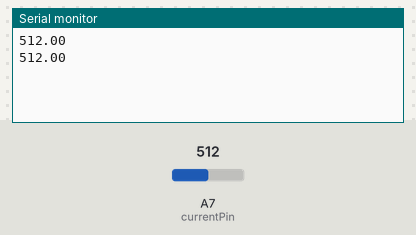
The sketch below on a simulated Arduino Nano, built with avr-gcc and run on an emulated ATmega328P. Shown: the last lines printed to the serial monitor. Inputs (shaded band) come from the test bench; at power-on: A7 (currentPin) = 512.

Above: at 1.8 s.
1.9 s: A7 (currentPin) set to 716
At 2.3 s:
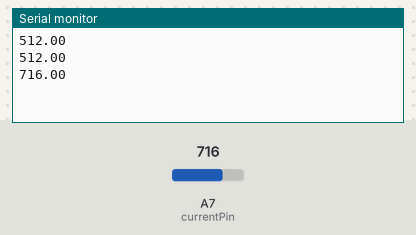
3.4 s: A7 (currentPin) set to 900
At 4.8 s:
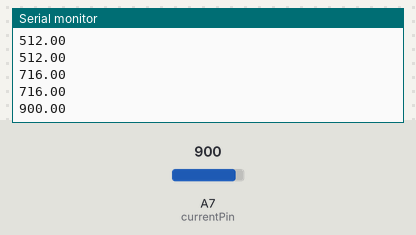
Timing chart, 0 to 6.4 s (numbered marks = the images above; inputs shaded):
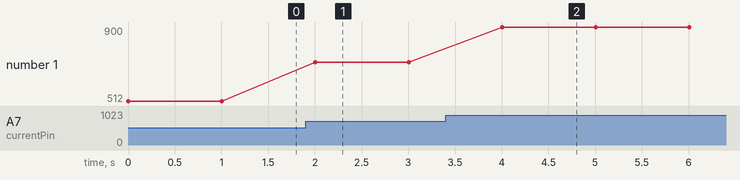

The sketch:

Current_Sensor.ino
```cpp
/*
50A Current Sensor(AC/DC)(SKU:SEN0098) Sample Code
This code shows you how to get raw datas from the sensor through Arduino and convert the raw datas to the value of the current according to the datasheet;
Smoothing algorithm (http://www.arduino.cc/en/Tutorial/Smoothing) is used to make the outputting current value more reliable;
Created 27 December 2011
By Barry Machine
www.dfrobot.com
Version:0.2
*/


const int numReadings = 30;
float readings[numReadings];      // the readings from the analog input
int index = 0;                  // the index of the current reading
float total = 0;                  // the running total
float average = 0;                // the average
int currentPin = A7;              //pin A7

float currentValue = 0;

void setup()
{
  //analogReference(INTERNAL);
  Serial.begin(57600);
  //pinMode(currentPin, INPUT);
  for (int thisReading = 0; thisReading < numReadings; thisReading++)
    readings[thisReading] = 0;
}
void loop()
{   currentValue = analogRead(currentPin);
    Serial.println(currentValue);
    /*total= total - readings[index];
    readings[index] = analogRead(currentPin); //Raw data reading
    //readings[index] = (readings[index]-510)*5/1024/0.04-0.04;//Data processing:510-raw data from analogRead when the input is 0; 5-5v; the first 0.04-0.04V/A(sensitivity); the second 0.04-offset val;
    total= total + readings[index];
    index = index + 1;
    if (index >= numReadings)
      index = 0;
    average = total/numReadings;   //Smoothing algorithm (http://www.arduino.cc/en/Tutorial/Smoothing)
    currentValue= average;
    Serial.println(currentValue);*/
    delay(1000);
}
```

Measured:
- after the input at 1.9 s, the serial monitor: prints a new line after 0.10 s (image 1)
- after the input at 3.4 s, the serial monitor: prints a new line after 0.60 s (image 2)
- plotted number 1: 512 → 716 after the input at 1.9 s, 716 → 900 after the input at 3.4 s
